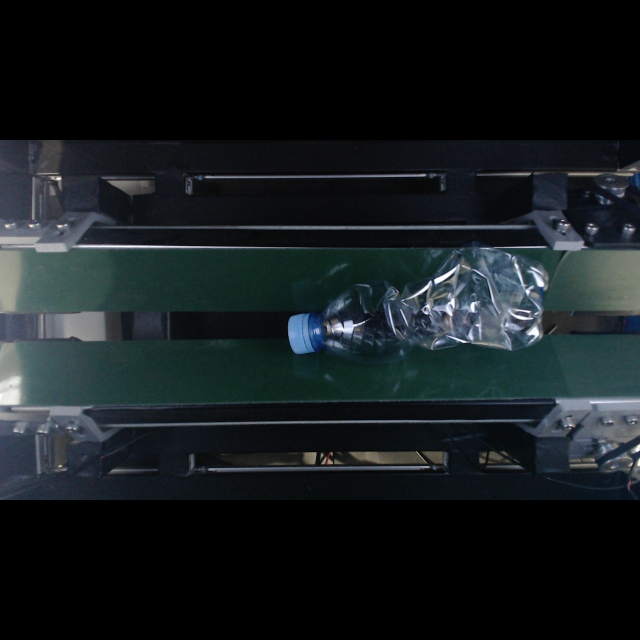
#> input picture open_vino/test_image_1.jpg, 1280 x 1280 px (shown at 1/2 size)
$ python -i benda.py   (imports and definitions only)
#> lines starting #> are read from the running program, lines starting #| are printed output that depends on the picture; after the words box and inside, x2 and y2 are one past the last pixel; in counts of white or black regions, pixels touching at a corner belong together
"""Deteksi "ada benda" di zona periksa TANPA bergantung kelas detektor (untuk menangkap benda bukan botol).

Ide: area belt (dua sabuk hijau + celah gelap di tengah) hampir SERAGAM sepanjang arah gerak (kiri-kanan). Jadi warna
"belt kosong" untuk tiap baris = median warna baris itu sendiri (diambil di lebar tengah frame). Piksel di zona periksa
yang jauh dari warna barisnya = benda. Tidak perlu foto belt kosong, tahan terhadap perubahan cahaya dan belt yang bergerak.
Batas atas/bawah area belt dicari otomatis dari baris yang dominan hijau (sabuk), lalu disimpan (kalibrasi sekali per sesi).

  pb = Presence(); boxes = pb.objects(frame_bgr, zone=(0.25, 0.75))   # [(x1, y1, x2, y2, luas_frac), ...] piksel frame masukan"""
import cv2
import numpy as np

W = 640                       # lebar kerja (hemat CPU Nano)
DIFF_T = 28.0                 # jarak warna Lab dari warna baris -> dianggap benda
MIN_AREA = 0.004              # luas gumpalan minimal (fraksi luas frame) agar dianggap benda
ROW_X = (0.12, 0.88)          # lebar yang dipakai menghitung warna baris (hindari tepi rangka)


def green_mask(hsv):
    return (hsv[..., 0] >= 35) & (hsv[..., 0] <= 95) & (hsv[..., 1] >= 35) & (hsv[..., 2] >= 25)


class Presence(object):
    def __init__(self, diff_t=DIFF_T, min_area=MIN_AREA):
        self.diff_t, self.min_area = diff_t, min_area
        self.band = None                                   # (y0, y1) baris area belt, fraksi tinggi

    def calibrate(self, frame):
        """Cari baris area belt: dari baris hijau pertama sampai terakhir (sabuk atas, celah, sabuk bawah)."""
        sm = cv2.resize(frame, (W, round(frame.shape[0] * W / frame.shape[1])), interpolation=cv2.INTER_AREA)
        g = green_mask(cv2.cvtColor(sm, cv2.COLOR_BGR2HSV))
        x0, x1 = int(ROW_X[0] * W), int(ROW_X[1] * W)
        rows = np.where(g[:, x0:x1].mean(1) > 0.35)[0]
        if len(rows) < 10:
            return None
        h = sm.shape[0]
        self.band = (max(0, rows[0] - 2) / h, min(h, rows[-1] + 3) / h)
        return self.band

    def mask(self, frame):
        sm = cv2.resize(frame, (W, round(frame.shape[0] * W / frame.shape[1])), interpolation=cv2.INTER_AREA)
        if self.band is None and self.calibrate(frame) is None:
            return sm, None
        h = sm.shape[0]; y0, y1 = int(self.band[0] * h), int(self.band[1] * h)
        lab = cv2.cvtColor(cv2.GaussianBlur(sm, (5, 5), 0), cv2.COLOR_BGR2LAB).astype(np.float32)
        x0, x1 = int(ROW_X[0] * W), int(ROW_X[1] * W)
        ref = np.median(lab[:, x0:x1], axis=1, keepdims=True)              # warna "kosong" tiap baris
        d = np.linalg.norm(lab - ref, axis=2)
        m = np.zeros(d.shape, np.uint8); m[y0:y1] = (d[y0:y1] > self.diff_t).astype(np.uint8) * 255
        m = cv2.morphologyEx(m, cv2.MORPH_OPEN, np.ones((3, 3), np.uint8))
        m = cv2.morphologyEx(m, cv2.MORPH_CLOSE, np.ones((9, 9), np.uint8))
        return sm, m

    def objects(self, frame, zone=(0.25, 0.75)):
        """Gumpalan benda yang PUSATNYA di zona (fraksi lebar). Koordinat dikembalikan dalam piksel frame masukan."""
        sm, m = self.mask(frame)
        if m is None:
            return []
        k = frame.shape[1] / W; h, w = m.shape
        n, lab, st, cen = cv2.connectedComponentsWithStats(m, 8)
        out = []
        for i in range(1, n):
            x, y, bw, bh, a = st[i]
            if a < self.min_area * h * w or not (zone[0] * w <= cen[i][0] <= zone[1] * w):
                continue
            out.append((x * k, y * k, (x + bw) * k, (y + bh) * k, a / float(h * w)))
        return out


# [8 lines left out: function outside, not called in this run]


# ---------------------------------------------------------------------------------------------------------------
# Patokan BELT KOSONG per piksel (26 Okt). Cara yang tepat untuk kamera diam: pantulan cahaya & kemiringan sabuk ikut
# masuk patokan. Patokan = median beberapa frame tanpa benda (diambil saat sesi mulai), diperbarui pelan saat belt kosong.
REF_FRAMES = 15               # frame kosong untuk membangun patokan
REF_ALPHA = 0.03              # laju pembaruan patokan saat belt kosong (tahan perubahan cahaya pelan)
REF_DIFF_T = 22.0             # jarak warna Lab dari patokan -> benda
REF_MIN_AREA = 0.004          # luas gumpalan minimal (fraksi frame)


class BeltRef(object):
    """ref = BeltRef(); ref.feed_empty(frame) sampai ref.ready; lalu ref.objects(frame, zone) -> gumpalan benda."""

    def __init__(self, n=REF_FRAMES, diff_t=REF_DIFF_T, min_area=REF_MIN_AREA):
        self.n, self.diff_t, self.min_area = n, diff_t, min_area
        self.buf = []; self.ref = None; self.shape = None

    @property
    def ready(self):
        return self.ref is not None

    def _lab(self, frame):
        sm = cv2.resize(frame, (W, round(frame.shape[0] * W / frame.shape[1])), interpolation=cv2.INTER_AREA)
        return sm, cv2.cvtColor(cv2.GaussianBlur(sm, (5, 5), 0), cv2.COLOR_BGR2LAB).astype(np.float32)

    def reset(self):
        self.buf = []; self.ref = None

    # [37 lines left out: functions feed_empty, mask, objects, not called in this run]

>>> import cv2
>>> picture = cv2.imread('../open_vino/test_image_1.jpg')
#> picture is the input picture: shape (1280, 1280, 3); mean B, G, R 30.4, 27.8, 21.9
>>> result = Presence().objects(picture)
#> in mask, `sm = cv2.resize(frame, (W, round(frame.shape[0] * W / frame.shape[1]))..`:
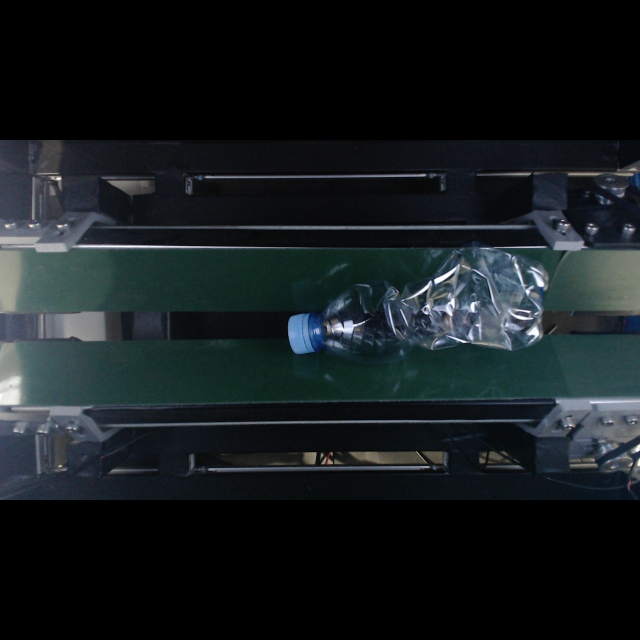
#> sm: shape (640, 640, 3); mean B, G, R 30.5, 27.9, 21.9
#> in green_mask, `return (hsv[..., 0] >= 35) & (hsv[..., 0] <= 95) & (hsv[..., 1] >= 35)..`:
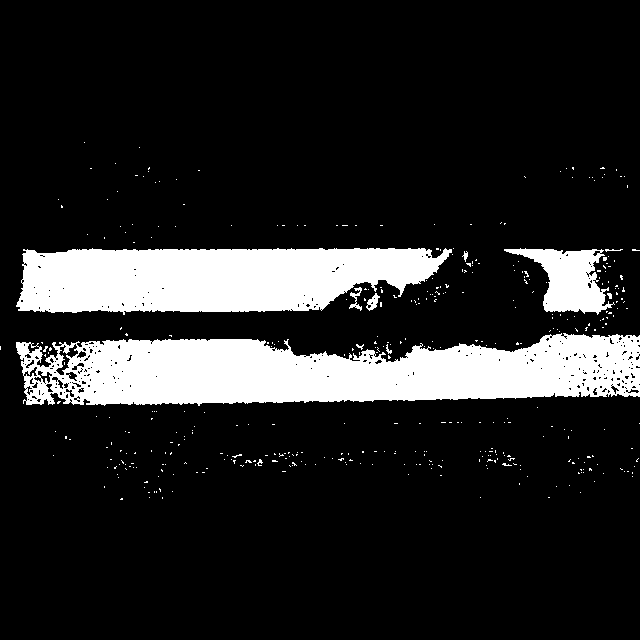
#> returned value: shape (640, 640) bool; 14.9% white; 399 white regions (388 under 20 px), largest, box (x1, y1, x2, y2) and area: (16, 333, 640, 406) 32971, (16, 248, 452, 315) 22953, (504, 248, 615, 315) 3652
#> in calibrate, `rows = np.where(g[:, x0:x1].mean(1) > 0.35)[0]`: rows = 124 values from 249 to 402
#> in calibrate, `self.band = (max(0, rows[0] - 2) / h, min(h, rows[-1] + 3) / h)`: self.band = (0.386, 0.633)
#> in mask, `h = sm.shape[0]`: h = 640
#> in mask, `y0, y1 = (int(self.band[0] * h), int(self.band[1] * h))`: y0 = 247; y1 = 405
#> in mask, `lab = cv2.cvtColor(cv2.GaussianBlur(sm, (5, 5), 0), cv2.COLOR_BGR2LAB)..`:
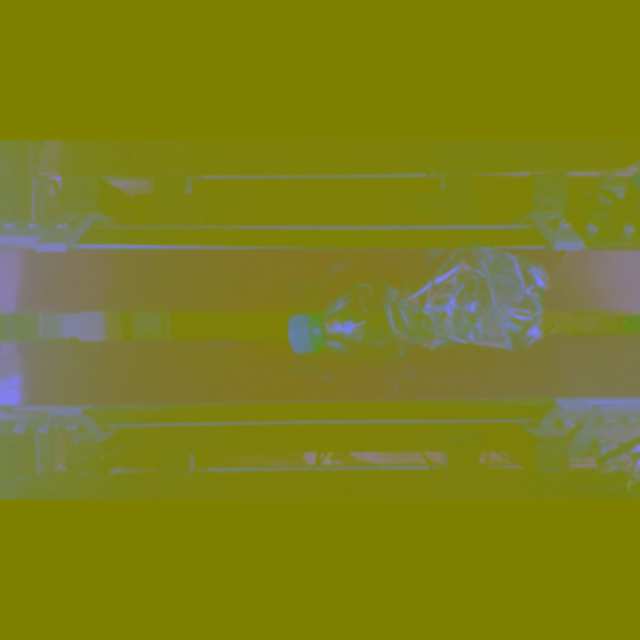
#> lab: shape (640, 640, 3) float32; mean B, G, R 27.7, 126.4, 125.8
#> in mask, `ref = np.median(lab[:, x0:x1], axis=1, keepdims=True)              # w..`: ref = 640 rows, first 8: [0, 128, 128], [0, 128, 128], [0, 128, 128], [0, 128, 128], [0, 128, 128], [0, 128, 128], [0, 128, 128], [0, 128, 128]
#> in mask, `d = np.linalg.norm(lab - ref, axis=2)`:
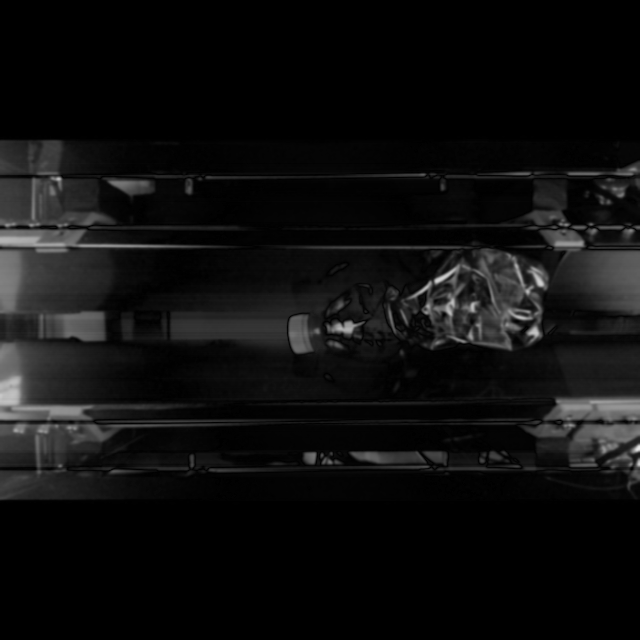
#> d: shape (640, 640) float32; min 0, max 230.1, mean 14.5
#> in mask, `m[y0:y1] = (d[y0:y1] > self.diff_t).astype(np.uint8) * 255`: m: shape (640, 640); 10% white; 58 white regions (33 under 20 px), largest, box (x1, y1, x2, y2) and area: (0, 247, 223, 405) 15111, (399, 248, 550, 351) 9590, (170, 294, 335, 354) 5773
#> in mask, `m = cv2.morphologyEx(m, cv2.MORPH_OPEN, np.ones((3, 3), np.uint8))`:
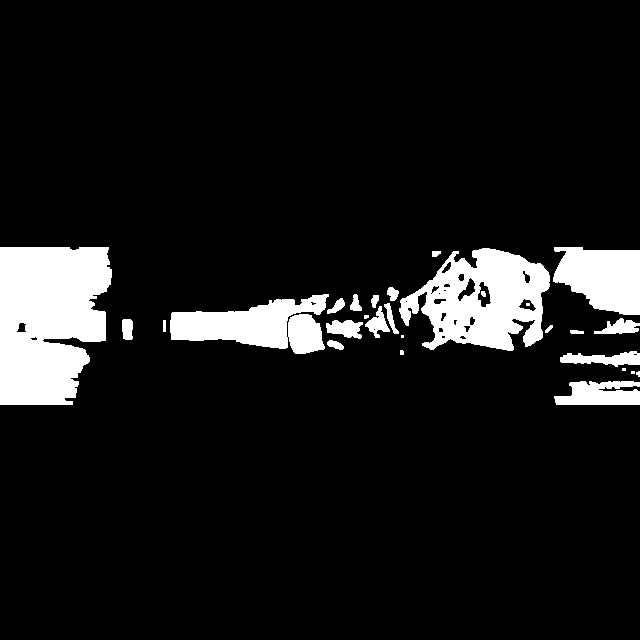
#> m: shape (640, 640); 9.6% white; 28 white regions (7 under 20 px), largest, box (x1, y1, x2, y2) and area: (0, 247, 112, 405) 14761, (399, 248, 550, 351) 9484, (170, 294, 329, 354) 5714
#> in mask, `m = cv2.morphologyEx(m, cv2.MORPH_CLOSE, np.ones((9, 9), np.uint8))`:
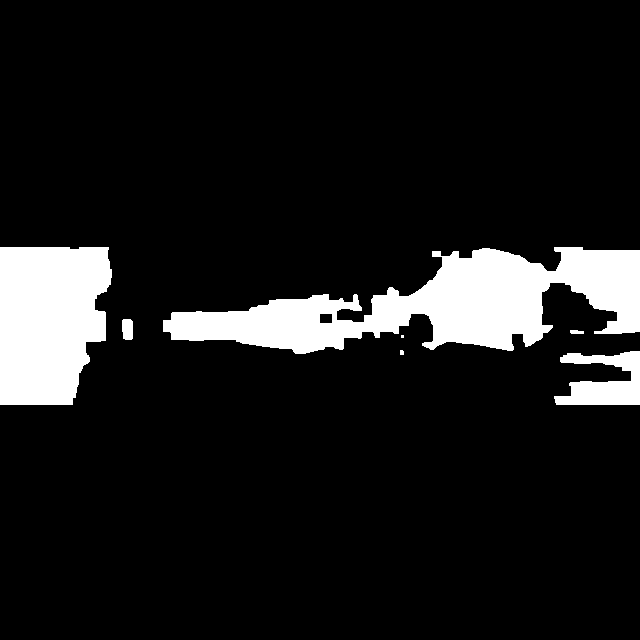
#> m: shape (640, 640); 10.5% white; 7 white regions (2 under 20 px), largest, box (x1, y1, x2, y2) and area: (163, 247, 640, 354) 24781, (0, 247, 112, 405) 15161, (554, 351, 640, 405) 2794, (122, 319, 133, 340) 216, (570, 330, 584, 334) 49
#> in objects, `n, lab, st, cen = cv2.connectedComponentsWithStats(m, 8)`:
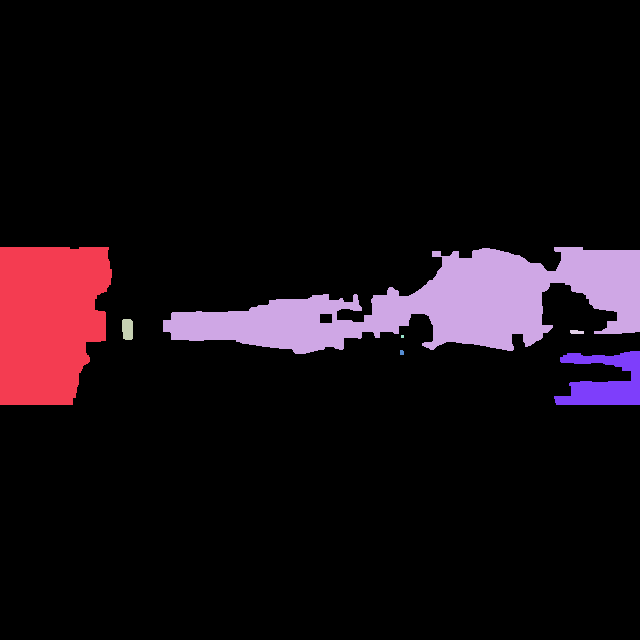
#> lab: shape (640, 640) int32; 8 distinct labels, from 0 to 7; one colour per label, 0 black
#> in objects, `n, lab, st, cen = cv2.connectedComponentsWithStats(m, 8)`: n = 8; st = [[0, 0, 640, 640, 366571], [0, 247, 112, 158, 15161], [163, 247, 477, 107, 24781], [122, 319, 11, 21, 216], [570, 330, 14, 4, 49], [401, 335, 3, 3, 9], [400, 350, 4, 5, 19], [554, 351, 86, 54, 2794]]; cen = [[320.5, 320], [48.39, 320], [439.7, 304.3], [127.2, 328.8], [576.1, 331.7], [402, 336], [401.4, 352.1], [604.3, 381.6]]
#> the loop in objects, `for i in range(1, n):` made 7 passes
#> after the loop in objects, `for i in range(1, n):`: out = [(326, 494, 1280, 708, 0.0605)]
#> result = [(326, 494, 1280, 708, 0.0605)]
